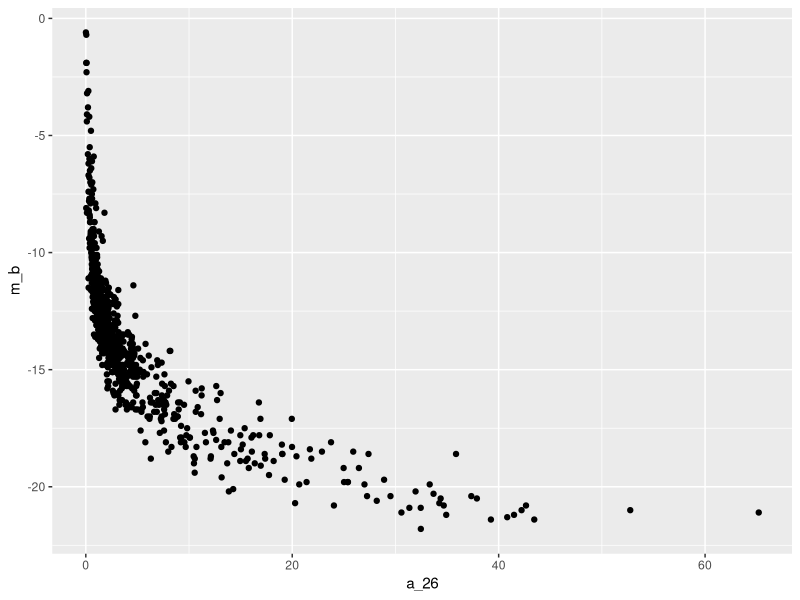

The R script that drew this image:
# Packages to load
library(tidyverse)

# Problem 2

# I am not sure about how to link to the data file. As long as they are in the 
# same folder, it should be fine, right?
# If the working directory is set to the github-folder it should work.


# I decided to skip reading in the first 14 lines of description in the text file and exclude the header row.
# Instead, I copied and included them per hand, this step might be easier done, if I were to load them seperately 
# and combine the two, but for this task, I think it is sufficient.
# Since, the rest of the table is well formatted, I can just specify the seperator and read the data.

tidy_df <- as_tibble(
  read.delim(file = "suites_dw_Table1.txt", 
             header = F,
             skip = 14,
             col.names = c("name", "a_26", "m_b", "log_lk", "log_m26", 
                           "log_mhi", "vlg", "ti1" ,"md" ,"D","delta_vlg","count"),
             sep = "|"
             )
  )


# Problem 3
# "There are, however, some signs that the smaller objects are 
# under-represented in the sample. Can you make a plot that reveals 
# this tendency and a likely explanation?"
# The size of the galaxies should be presented in the variables 
# "a_26" (linear diameter of the galaxy in kpc) and 
# "m_b" (absolute magnitude of the galaxy)


ggplot(tidy_df,aes(x=a_26,y= m_b))+
  geom_point()


# Based on the plot, the there is some truth to the claim. Especially for the 
# absolute magnitude of the galaxies, sizes accumulate around a mean value of 
print(paste0("Mean value of 'm_b': ", round(mean(tidy_df$m_b,na.rm = T),4)))

# Maybe this imbalance is due to measurement issues. We lack the technology to 
# detect smaller objects.


